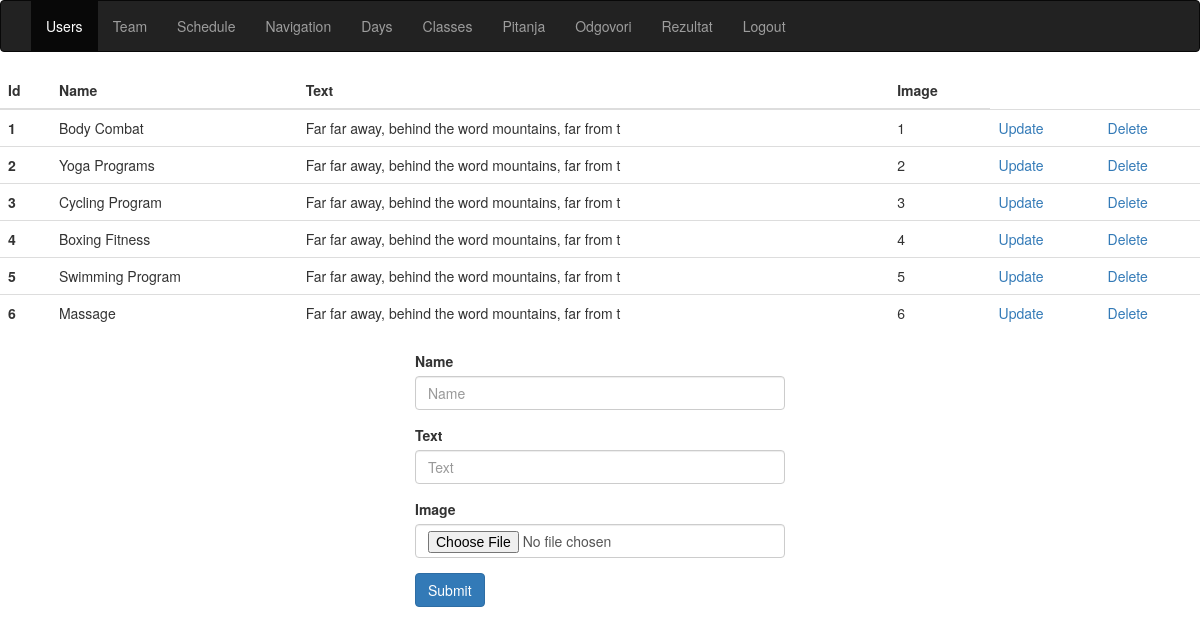
The app's page /admin.php?page=classes (signed in) with its own data.
### tables this page shows
CREATE TABLE `classes` (
  `id` int(11) NOT NULL,
  `name` varchar(50) NOT NULL,
  `text` varchar(300) NOT NULL,
  `id_image` int(3) NOT NULL
);

### views/adminPanel/classes.php (the view, shortened to what this page needs)
<?php
$upit="select * from classes";
$classes=$conn->query($upit);
?>
<table class="table">
    <thead>
    <tr>
        <th scope="col">Id</th>
        <th scope="col">Name</th>
        <th scope="col">Text</th>
        <th scope="col">Image</th>
    </tr>
    </thead>
    <tbody>
    <?php foreach($classes as $c):?>
        <tr>
            <th scope="row"><?php echo $c['id']?></th>
            <td><?php echo $c['name']?></td>
            <td><?php echo $c['text']?></td>
            <td><?php echo $c['id_image']?></td>
            <td><a href="#" class="users" data-table="classes" data-id="<?php echo $c['id']?>">Update</a></td>
            <td><a href="delete.php?id=<?php echo $c['id']?>&&table=classes">Delete</a></td>
        </tr>
    <?php endforeach;?>
    </tbody>
</table>
<div class="col-lg-4 col-lg-offset-4" id="forma">
    <form method="post" action="admin.php?page=classes" enctype="multipart/form-data">
        <div class="form-group">
            <label for="exampleInputEmail1">Name</label>
            <input name="name" class="form-control" id="exampleInputEmail1" aria-describedby="emailHelp" placeholder="Name">
        </div>
        <div class="form-group">
            <label for="exampleInputEmail1">Text</label>
            <input name="text" class="form-control" id="exampleInputEmail1" aria-describedby="emailHelp" placeholder="Text">
        </div>
        <div class="form-group">
            <label for="exampleInputPassword1">Image</label>
            <input type="file" name="image" class="form-control" id="exampleInputPassword1" placeholder="Image">
        </div>
        <button type="submit" name="submit" class="btn btn-primary">Submit</button>
    </form>
</div>

### records on screen
classes: id "1", name "Body Combat", text "Far far away, behind the word mountains, far from t", id_image "1"
classes: id "2", name "Yoga Programs", text "Far far away, behind the word mountains, far from t", id_image "2"
classes: id "3", name "Cycling Program", text "Far far away, behind the word mountains, far from t", id_image "3"
classes: id "4", name "Boxing Fitness", text "Far far away, behind the word mountains, far from t", id_image "4"
classes: id "5", name "Swimming Program", text "Far far away, behind the word mountains, far from t", id_image "5"
classes: id "6", name "Massage", text "Far far away, behind the word mountains, far from t", id_image "6"
